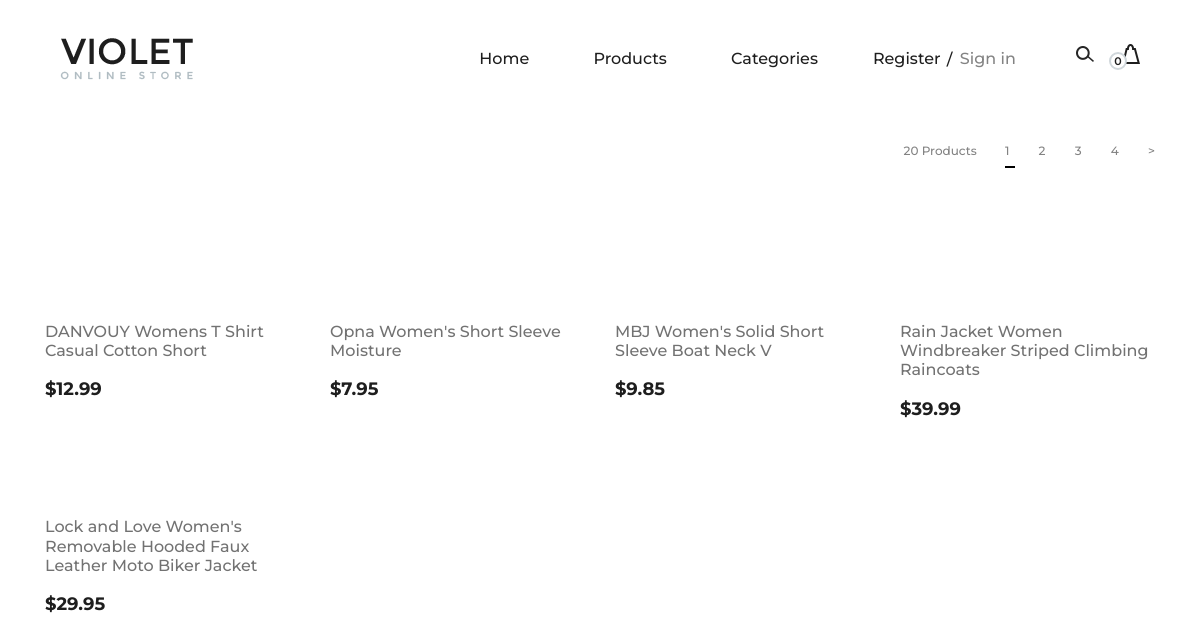
/product-list/, run on the app's committed database.
### product/models.py (models this page shows, shortened)
class Product(models.Model):
    category = models.ForeignKey(Category, related_name='products', on_delete=models.CASCADE)
    title = models.CharField(max_length=250, unique=True)
    slug = models.SlugField(unique=True, max_length=250)
    featured = models.BooleanField(default=False)
    price = models.DecimalField(max_digits=8, decimal_places=2)
    thumbnail = models.URLField()
    description = models.TextField(null=True, blank=True, default='N/A')
    in_stock = models.BooleanField(default=True)
    created_date = models.DateTimeField(auto_now_add=True)
    updated_date = models.DateTimeField(auto_now=True)
    class Meta:
        ordering = ['-id']

### product/views.py (the view)
# urls.py: path('product-list/',ProductList.as_view(), name='product-list'),
class ProductList(generic.ListView):
    model = Product
    template_name = 'product/product-list.html'
    context_object_name = 'object_list'
    paginate_by = 5
    def get_context_data(self, **kwargs):
        context = super().get_context_data(**kwargs)
        page_obj = CustomPaginator(self.request, self.get_queryset(),self.paginate_by)
        queryset = page_obj.get_queryset()
        paginator = page_obj.paginator
        context['object_list'] = queryset
        context['paginator'] = paginator
        return context

### cart/carts.py (called while the page is built)
    def __len__(self):
        return len(list(self.cart.keys()))

### cart/context_processors.py (called while the page is built)
def cart(request):
    cart = Cart(request)
    if len(list(cart.cart.keys())) < 1:
        try:
            del cart.session[cart.coupon_id]
        except:
            ...
    return {"cart": Cart(request)}

### product/context_processors.py (called while the page is built)
def categories(request):
    return {"categories": Category.objects.all()}

### product/views.py (called while the page is built)
    def get_queryset(self):
        try:
            queryset = self.paginator.page(self.page)
        except PageNotAnInteger:
            queryset = self.paginator.page(1)
        except EmptyPage:
            queryset = self.paginator.page(1)
        except InvalidPage:
            queryset = self.paginator.page(1)
        return queryset

### templates/product/product-list.html (shortened to what this page needs)
{% extends '../base.html' %}
{% load static %}
{% block content %}
<section class="page-add">
    <div class="container">
        <div class="categories-controls">
            <div class="row">
                <div class="col-lg-12">
                    <div class="categories-filter">
                        <div class="cf-right">
                            <span>{{paginator.count}} Products</span>
                            {% include '../pagination.html' %}
                        </div>
                    </div>
                </div>
            </div>
        </div>
    </div>
</section>
<section class="categories-page spad">
    <div class="container">
        <div class="row">
            {% for product in object_list %}
            <div class="col-lg-3 col-md-6">
                <div class="single-product-item">
                    <a href="{% url 'product-details' product.slug %}">
                        <figure>
                        </figure>
                    </a>
                    <div class="product-text">
                        <a href="{% url 'product-details' product.slug %}">
                            <h6>{{product.title}}</h6>
                        </a>
                        <p>${{product.price|title}}</p>
                    </div>
                </div>
            </div>
            {% endfor %}
        </div>
    </div>
</section>
{% endblock content %}

### static/css/style.css (style rules this page uses)
html, body { height: 100%; font-family: "Montserrat", sans-serif; -webkit-font-smoothing: antialiased; font-smoothing: antialiased; background: none; }
h1, h2, h3, h4, h5, h6 { margin: 0; color: #111111; font-weight: 500; font-family: "Montserrat", sans-serif; }
h6 { font-size: 16px; }
p { font-size: 15px; color: #7b7b7b; font-weight: 400; line-height: 1.6; font-family: "Montserrat", sans-serif; margin: 0 0 15px 0; }
.spad { padding-top: 100px; padding-bottom: 100px; }
.single-product-item { margin-bottom: 30px; }
.single-product-item figure { margin-bottom: 40px; position: relative; overflow: hidden; }
.single-product-item .product-text { text-align: center; }
.single-product-item .product-text h6 { color: #727272; margin-bottom: 15px; }
.single-product-item .product-text p { color: #1e1e1e; font-size: 18px; font-weight: 700; margin-bottom: 0; }
.page-add { padding-top: 31px; margin-bottom: 92px; }
.categories-controls { margin-bottom: 45px; }
.categories-controls .categories-filter .cf-right { float: right; line-height: 30px; }
.categories-controls .categories-filter .cf-right span { color: #838383; font-size: 12px; font-weight: 500; margin-right: 24px; }
.categories-page { padding-top: 0; }
.categories-page .single-product-item figure { position: relative; z-index: 1; }
.categories-page .single-product-item figure:after { position: absolute; left: 0; top: 0; height: 100%; width: 100%; background: #000000; content: ""; opacity: 0; -webkit-transition: all 0.3s; transition: all 0.3s; }
.categories-page .single-product-item .product-text { text-align: left; display: block; }
.categories-page .single-product-item .product-text a { display: block; }

### data on the page
Product: title "DANVOUY Womens T Shirt Casual Cotton Short", price "12.99"
Product: title "Opna Women's Short Sleeve Moisture", price "7.95"
Product: title "MBJ Women's Solid Short Sleeve Boat Neck V", price "9.85"
Product: title "Rain Jacket Women Windbreaker Striped Climbing Raincoats", price "39.99"
Product: title "Lock and Love Women's Removable Hooded Faux Leather Moto Biker Jacket", price "29.95"

### other printed values
{{ cart|length }} "0"
{{ paginator.count }} "20"
{{ page }} "1" "2" "3" "4"
